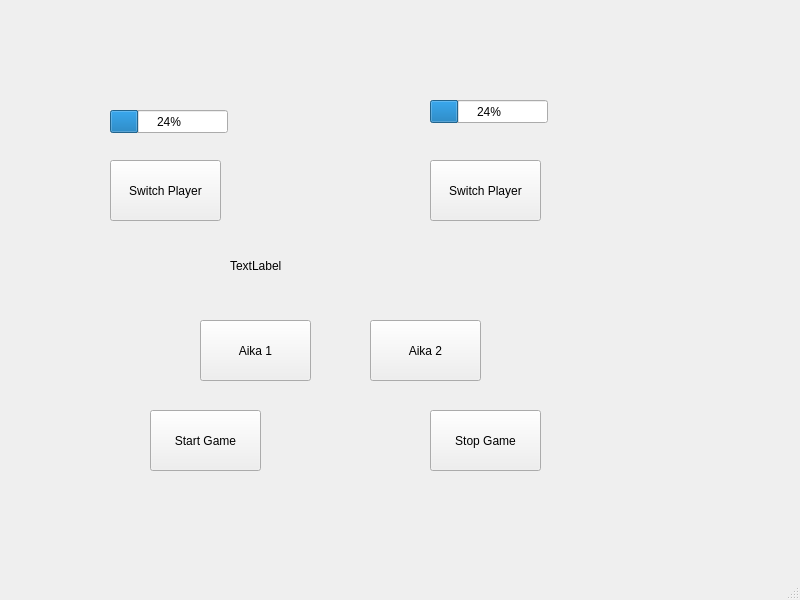
<?xml version="1.0" encoding="UTF-8"?>
<ui version="4.0">
 <class>MainWindow</class>
 <widget class="QMainWindow" name="MainWindow">
  <property name="geometry">
   <rect>
    <x>0</x>
    <y>0</y>
    <width>800</width>
    <height>600</height>
   </rect>
  </property>
  <property name="windowTitle">
   <string>MainWindow</string>
  </property>
  <widget class="QWidget" name="centralwidget">
   <widget class="QPushButton" name="switch1">
    <property name="geometry">
     <rect>
      <x>110</x>
      <y>160</y>
      <width>111</width>
      <height>61</height>
     </rect>
    </property>
    <property name="text">
     <string>Switch Player</string>
    </property>
   </widget>
   <widget class="QPushButton" name="switch2">
    <property name="geometry">
     <rect>
      <x>430</x>
      <y>160</y>
      <width>111</width>
      <height>61</height>
     </rect>
    </property>
    <property name="text">
     <string>Switch Player</string>
    </property>
   </widget>
   <widget class="QPushButton" name="startGame">
    <property name="geometry">
     <rect>
      <x>150</x>
      <y>410</y>
      <width>111</width>
      <height>61</height>
     </rect>
    </property>
    <property name="text">
     <string>Start Game</string>
    </property>
   </widget>
   <widget class="QPushButton" name="aika2">
    <property name="geometry">
     <rect>
      <x>370</x>
      <y>320</y>
      <width>111</width>
      <height>61</height>
     </rect>
    </property>
    <property name="text">
     <string>Aika 2</string>
    </property>
   </widget>
   <widget class="QPushButton" name="aika1">
    <property name="geometry">
     <rect>
      <x>200</x>
      <y>320</y>
      <width>111</width>
      <height>61</height>
     </rect>
    </property>
    <property name="text">
     <string>Aika 1</string>
    </property>
   </widget>
   <widget class="QPushButton" name="stopGame">
    <property name="geometry">
     <rect>
      <x>430</x>
      <y>410</y>
      <width>111</width>
      <height>61</height>
     </rect>
    </property>
    <property name="text">
     <string>Stop Game</string>
    </property>
   </widget>
   <widget class="QProgressBar" name="palkki1">
    <property name="geometry">
     <rect>
      <x>110</x>
      <y>110</y>
      <width>118</width>
      <height>23</height>
     </rect>
    </property>
    <property name="value">
     <number>24</number>
    </property>
   </widget>
   <widget class="QProgressBar" name="palkki2">
    <property name="geometry">
     <rect>
      <x>430</x>
      <y>100</y>
      <width>118</width>
      <height>23</height>
     </rect>
    </property>
    <property name="value">
     <number>24</number>
    </property>
   </widget>
   <widget class="QLabel" name="label">
    <property name="geometry">
     <rect>
      <x>230</x>
      <y>240</y>
      <width>271</width>
      <height>51</height>
     </rect>
    </property>
    <property name="text">
     <string>TextLabel</string>
    </property>
   </widget>
  </widget>
  <widget class="QMenuBar" name="menubar">
   <property name="geometry">
    <rect>
     <x>0</x>
     <y>0</y>
     <width>800</width>
     <height>25</height>
    </rect>
   </property>
  </widget>
  <widget class="QStatusBar" name="statusbar"/>
 </widget>
 <resources/>
 <connections/>
</ui>
